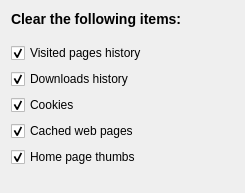
<?xml version="1.0" encoding="UTF-8"?>
<ui version="4.0">
 <class>ClearDataWidget</class>
 <widget class="QWidget" name="ClearDataWidget">
  <property name="windowModality">
   <enum>Qt::WindowModal</enum>
  </property>
  <property name="geometry">
   <rect>
    <x>0</x>
    <y>0</y>
    <width>245</width>
    <height>189</height>
   </rect>
  </property>
  <property name="windowTitle">
   <string comment="@title:window">Clear Private Data</string>
  </property>
  <layout class="QVBoxLayout" name="verticalLayout">
   <item>
    <widget class="QLabel" name="label">
     <property name="sizePolicy">
      <sizepolicy hsizetype="Fixed" vsizetype="Fixed">
       <horstretch>0</horstretch>
       <verstretch>0</verstretch>
      </sizepolicy>
     </property>
     <property name="text">
      <string>&lt;h3&gt;Clear the following items:&lt;/h3&gt;</string>
     </property>
    </widget>
   </item>
   <item>
    <spacer name="verticalSpacer_2">
     <property name="orientation">
      <enum>Qt::Vertical</enum>
     </property>
     <property name="sizeType">
      <enum>QSizePolicy::Fixed</enum>
     </property>
     <property name="sizeHint" stdset="0">
      <size>
       <width>20</width>
       <height>10</height>
      </size>
     </property>
    </spacer>
   </item>
   <item>
    <widget class="QCheckBox" name="clearHistory">
     <property name="text">
      <string>Visited pages history</string>
     </property>
     <property name="checked">
      <bool>true</bool>
     </property>
    </widget>
   </item>
   <item>
    <widget class="QCheckBox" name="clearDownloads">
     <property name="text">
      <string>Downloads history</string>
     </property>
     <property name="checked">
      <bool>true</bool>
     </property>
    </widget>
   </item>
   <item>
    <widget class="QCheckBox" name="clearCookies">
     <property name="text">
      <string>Cookies</string>
     </property>
     <property name="checked">
      <bool>true</bool>
     </property>
    </widget>
   </item>
   <item>
    <widget class="QCheckBox" name="clearCachedPages">
     <property name="text">
      <string>Cached web pages</string>
     </property>
     <property name="checked">
      <bool>true</bool>
     </property>
    </widget>
   </item>
   <item>
    <widget class="QCheckBox" name="homePageThumbs">
     <property name="text">
      <string>Home page thumbs</string>
     </property>
     <property name="checked">
      <bool>true</bool>
     </property>
    </widget>
   </item>
   <item>
    <spacer name="verticalSpacer">
     <property name="orientation">
      <enum>Qt::Vertical</enum>
     </property>
     <property name="sizeType">
      <enum>QSizePolicy::MinimumExpanding</enum>
     </property>
     <property name="sizeHint" stdset="0">
      <size>
       <width>20</width>
       <height>15</height>
      </size>
     </property>
    </spacer>
   </item>
  </layout>
 </widget>
 <resources/>
 <connections/>
</ui>
